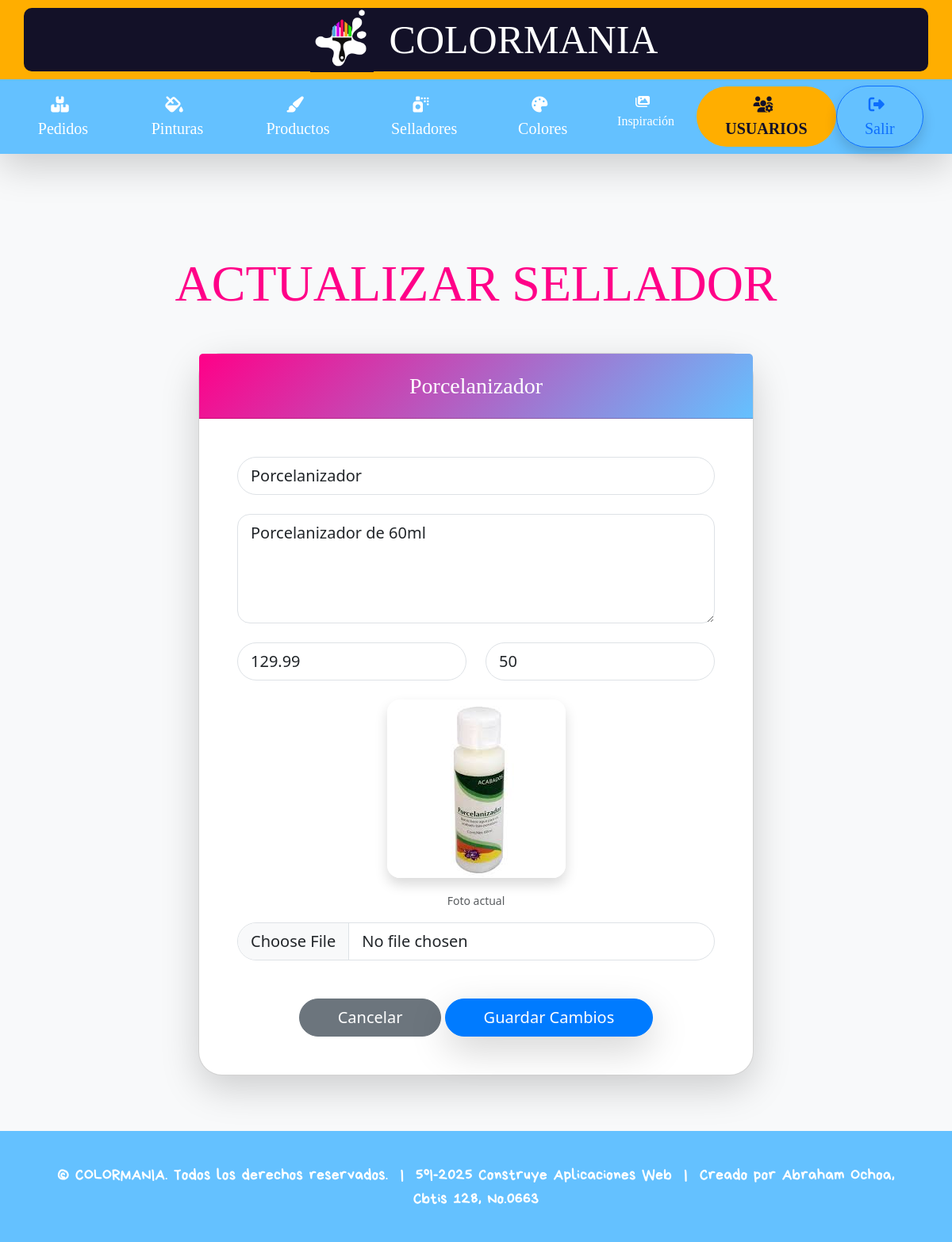
Screenshot of /admin-selladores/2/actualizar/ with the database file from the repository.
### colormania/models.py (models this page shows, shortened)
class Sellador(models.Model):
    nombre = models.CharField(max_length=100)
    foto_sellador = models.ImageField(upload_to='img_selladores/', blank=True, null=True)
    descripcion = models.CharField(max_length=250)
    precio = models.DecimalField(max_digits=20, decimal_places=2)
    stock = models.IntegerField()
    class Meta:
        verbose_name = "Sellador"
        verbose_name_plural = "Selladores"

### colormania/views.py (the view, shortened to what this page needs)
# urls.py: path('admin-selladores/<int:pk>/actualizar/', views.actualizar_sellador, name='actualizar_sellador'),
def actualizar_sellador(request, pk):
    sellador = get_object_or_404(Sellador, pk=pk)
    return render(request, 'colormania/admin/acciones/actualizar_sellador.html', {'s': sellador})

### colormania/templates/colormania/admin/acciones/actualizar_sellador.html (shortened to what this page needs)
{% extends "colormania/admin/base_admin.html" %}
{% block content %}
<div class="container mt-5 pt-5 text-center">
    <h1 class="bobby display-3" style="color: #ff0088;">ACTUALIZAR SELLADOR</h1>
    <div class="card shadow-lg mx-auto mt-5" style="max-width: 700px; border-radius: 30px;">
        <div class="card-header text-white py-4" style="background: linear-gradient(135deg, #ff0088, #64c1ff);">
            <h3 class="bobby mb-0">{{ s.nombre }}</h3>
        </div>
        <div class="card-body p-5">
            <form method="post" enctype="multipart/form-data">
                <div class="mb-4">
                    <input type="text" name="nombre" value="{{ s.nombre }}" class="form-control form-control-lg rounded-pill" required>
                </div>
                <div class="mb-4">
                    <textarea name="descripcion" class="form-control form-control-lg rounded-4" rows="4" required>{{ s.descripcion }}</textarea>
                </div>
                <div class="row mb-4">
                    <div class="col-md-6">
                        <input type="number" step="0.01" name="precio" value="{{ s.precio }}" class="form-control form-control-lg rounded-pill" required>
                    </div>
                    <div class="col-md-6">
                        <input type="number" name="stock" value="{{ s.stock }}" class="form-control form-control-lg rounded-pill" required>
                    </div>
                </div>
                <div class="mb-4 text-center">
                    {% if s.foto_sellador %}
                        <img src="{{ s.foto_sellador.url }}" alt="{{ s.nombre }}" class="img-fluid rounded-4 shadow" style="max-height: 300px;">
                        <p class="mt-3"><small class="text-muted">Foto actual</small></p>
                    {% endif %}
                    <input type="file" name="foto_sellador" accept="image/*" class="form-control form-control-lg rounded-pill">
                </div>
                <div class="mt-5">
                    <a href="{% url 'admin_selladores' %}" class="btn btn-secondary btn-lg rounded-pill px-5">Cancelar</a>
                    <button type="submit" class="btn btn-primary btn-lg rounded-pill px-5 shadow-lg">Guardar Cambios</button>
                </div>
            </form>
        </div>
    </div>
</div>
{% endblock %}

### rows the page displays
Sellador: nombre "Porcelanizador", descripcion "Porcelanizador de 60ml", precio "129.99", stock "50", foto_sellador (picture)
